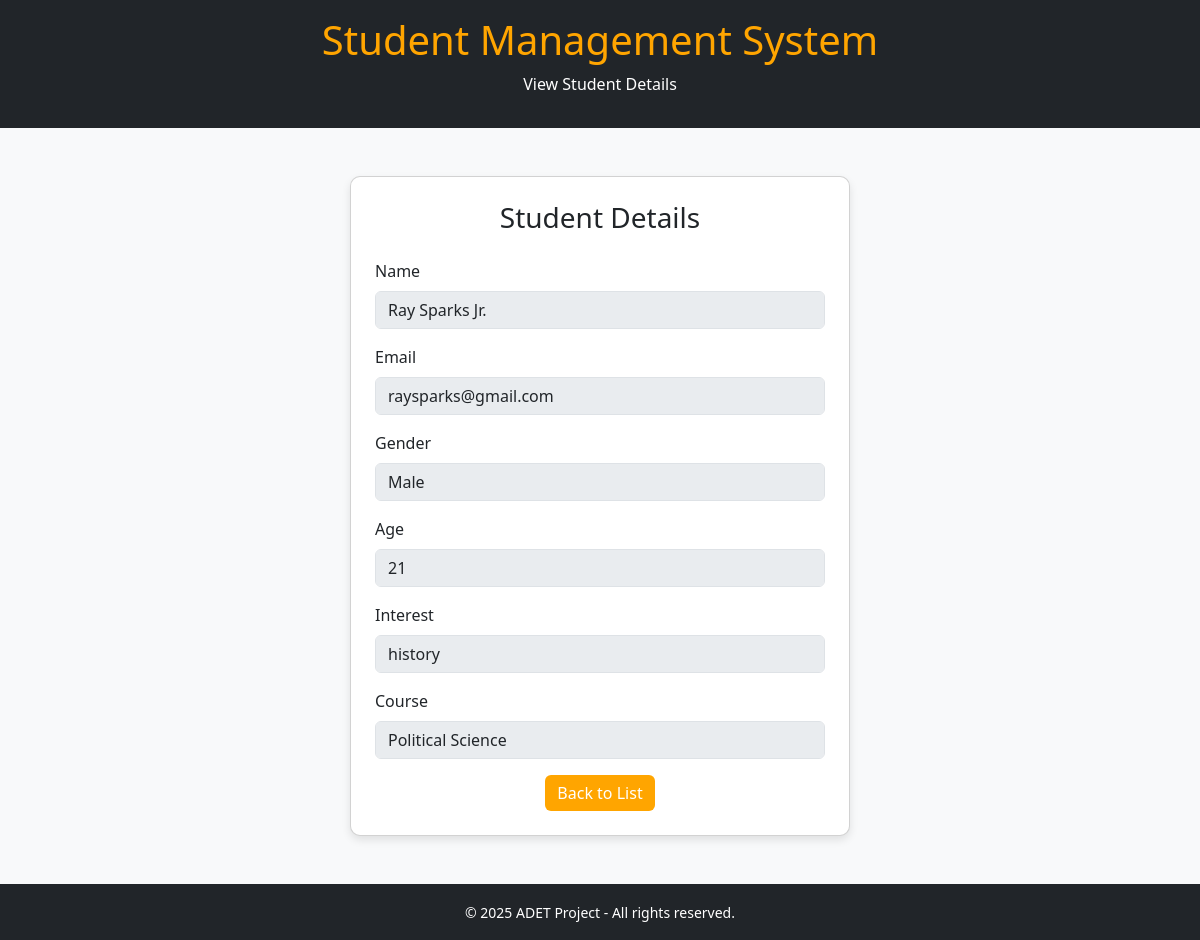
The page /students/14/ on the database its author committed.
### students/models.py (models this page shows, shortened)
class StudentInfo(models.Model):
    name = models.CharField(max_length=100, blank=True, default="")
    address = models.CharField(max_length=250, blank=True, default="")
    email = models.EmailField(max_length=100, blank=True, default="")
    gender = models.CharField(
        max_length=10,
        default="",
        choices=[
            ('Male', 'male'),
            ('Female', 'female')
        ]
    )
    age = models.IntegerField(default=0, blank=True)
    interest = models.CharField(max_length=200, blank=True, default="")
    course = models.CharField(max_length=100, blank=True, default="")

### students/views.py (the view)
# urls.py: path('students/<int:pk>/', views.view_students, name='view_students'),
def view_students(request, pk):
    student = get_object_or_404(StudentInfo, pk=pk)
    return render(request, 'students/view.html', {'student': student})

### students/templates/students/view.html (shortened to what this page needs)
<!DOCTYPE html>
<html lang="en">
<head>
    <link href="https://cdn.jsdelivr.net/npm/bootstrap@5.3.3/dist/css/bootstrap.min.css" rel="stylesheet" />
</head>
<body>
    <header class="bg-dark text-white text-center py-3">
        <h1>Student Management System</h1>
        <p>View Student Details</p>
    </header>
    <div class="container mt-5">
        <div class="card p-4 mx-auto" style="max-width: 500px;">
            <h3 class="text-center mb-4">Student Details</h3>
            <div id="studentDetails">
                <div class="mb-3">
                    <label class="form-label">Name</label>
                    <input type="text" class="form-control" value="{{ student.name }}" readonly>
                </div>
                <div class="mb-3">
                    <label class="form-label">Email</label>
                    <input type="email" class="form-control" value="{{ student.email }}" readonly>
                </div>
                <div class="mb-3">
                    <label class="form-label">Gender</label>
                    <input type="text" class="form-control" value="{{ student.gender }}" readonly>
                </div>
                <div class="mb-3">
                    <label class="form-label">Age</label>
                    <input type="number" class="form-control" value="{{ student.age }}" readonly>
                </div>
                <div class="mb-3">
                    <label class="form-label">Interest</label>
                    <input type="text" class="form-control" value="{{ student.interest }}" readonly>
                </div>
                <div class="mb-3">
                    <label class="form-label">Course</label>
                    <input type="text" class="form-control" value="{{ student.course }}" readonly>
                </div>
                <div class="d-flex justify-content-center">
                    <a href="{% url 'home' %}" class="btn btn-primary">Back to List</a>
                </div>
            </div>
        </div>
    </div>
    <footer class="bg-dark text-white text-center py-3 mt-5">
        <small>© 2025 ADET Project - All rights reserved.</small>
    </footer>
</body>
</html>

### students/templates/students/view.html (style rules this page uses)
body { background: #f8f9fa; color: #000; }
header, footer { background-color: #000; }
h1 { color: #ffa500; }
.btn-primary { background-color: #ffa500; border: none; }
.card { border-radius: 10px; box-shadow: 0 4px 8px rgba(0, 0, 0, 0.1); }
.form-label { font-weight: 500; }
.form-control[readonly] { background-color: #e9ecef; opacity: 1; }

### rows shown on the page
StudentInfo: name "Ray Sparks Jr.", email "raysparks@gmail.com", gender "Male", age "21", interest "history", course "Political Science"
